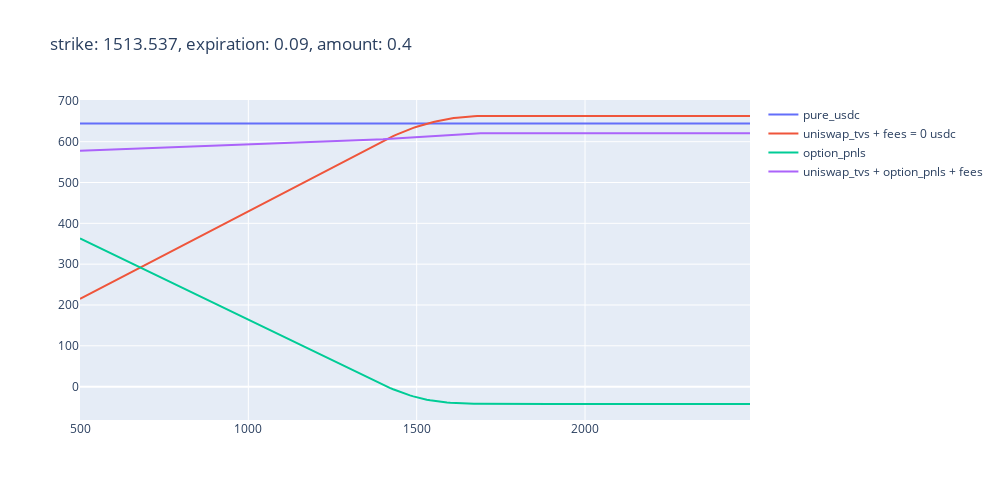

Source (notebook cell):
### Code cell
fig = go.Figure()
fig.update_layout(
    autosize=False,
    width=1000,
    height=500)

fig.add_trace(go.Scatter(x=prices, y=pure_usdc,
                    mode='lines',
                    name='pure_usdc'))

fig.add_trace(go.Scatter(x=prices, y=uniswap_tvs + earned_fees,
                    mode='lines',
                    name="""uniswap_tvs + fees = {} usdc""".format(earned_fees)))
fig.add_trace(go.Scatter(x=prices, y=option_pnls,
                    mode='lines',
                    name='option_pnls'))
fig.add_trace(go.Scatter(x=prices, y=uniswap_tvs + option_pnls + earned_fees,
                    mode='lines',
                    name='uniswap_tvs + option_pnls + fees'))
fig.update_layout(title_text='strike: {}, expiration: {}, amount: {}'.format(round(optimal_option.strike, 3), 
                                                                             optimal_option.expiration,
                                                                             round(optimal_option.amount, 3)))

### Figure 1 — Plotly figure (JSON) as saved in the notebook; plotly's stock layout.template omitted (floating-point values rounded to 4 significant figures; data arrays with more than 128 entries replaced by an {"elided": "..."} marker saying what was removed)
{"data": [{"mode": "lines", "name": "pure_usdc", "type": "scatter", "x": {"elided": "200 int values"}, "y": {"elided": "200 float values"}}, {"mode": "lines", "name": "uniswap_tvs + fees = 0 usdc", "type": "scatter", "x": {"elided": "200 int values"}, "y": {"elided": "200 float values"}}, {"mode": "lines", "name": "option_pnls", "type": "scatter", "x": {"elided": "200 int values"}, "y": {"elided": "200 float values"}}, {"mode": "lines", "name": "uniswap_tvs + option_pnls + fees", "type": "scatter", "x": {"elided": "200 int values"}, "y": {"elided": "200 float values"}}], "layout": {"autosize": false, "height": 500, "title": {"text": "strike: 1513.537, expiration: 0.09, amount: 0.4"}, "width": 1000, "xaxis": {"autorange": true, "range": [500, 2490], "type": "linear"}, "yaxis": {"autorange": true, "range": [-81.74, 702.1], "type": "linear"}}}
